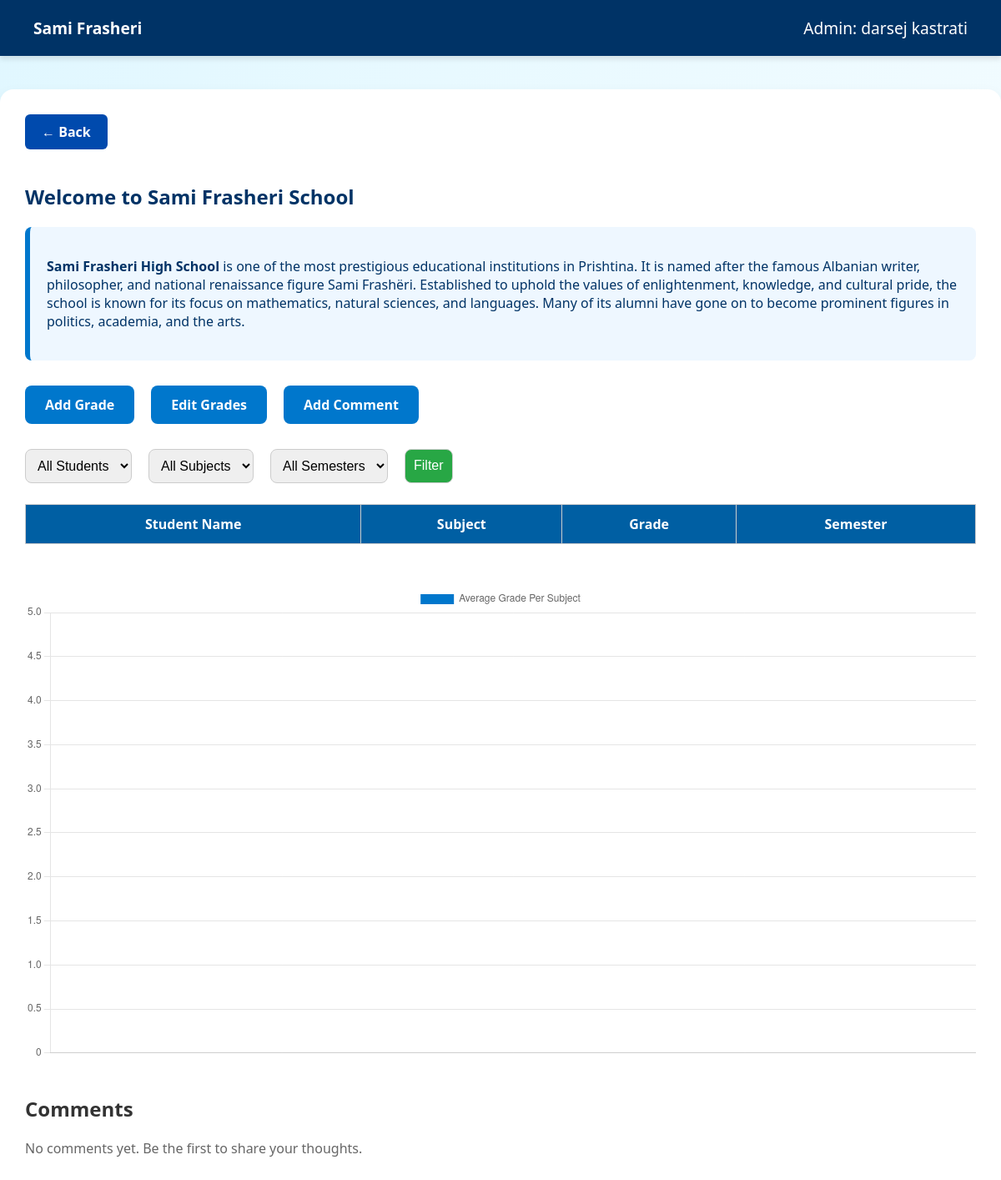
/samifrasheri.php (signed in), run on an earlier commit of the app's database.
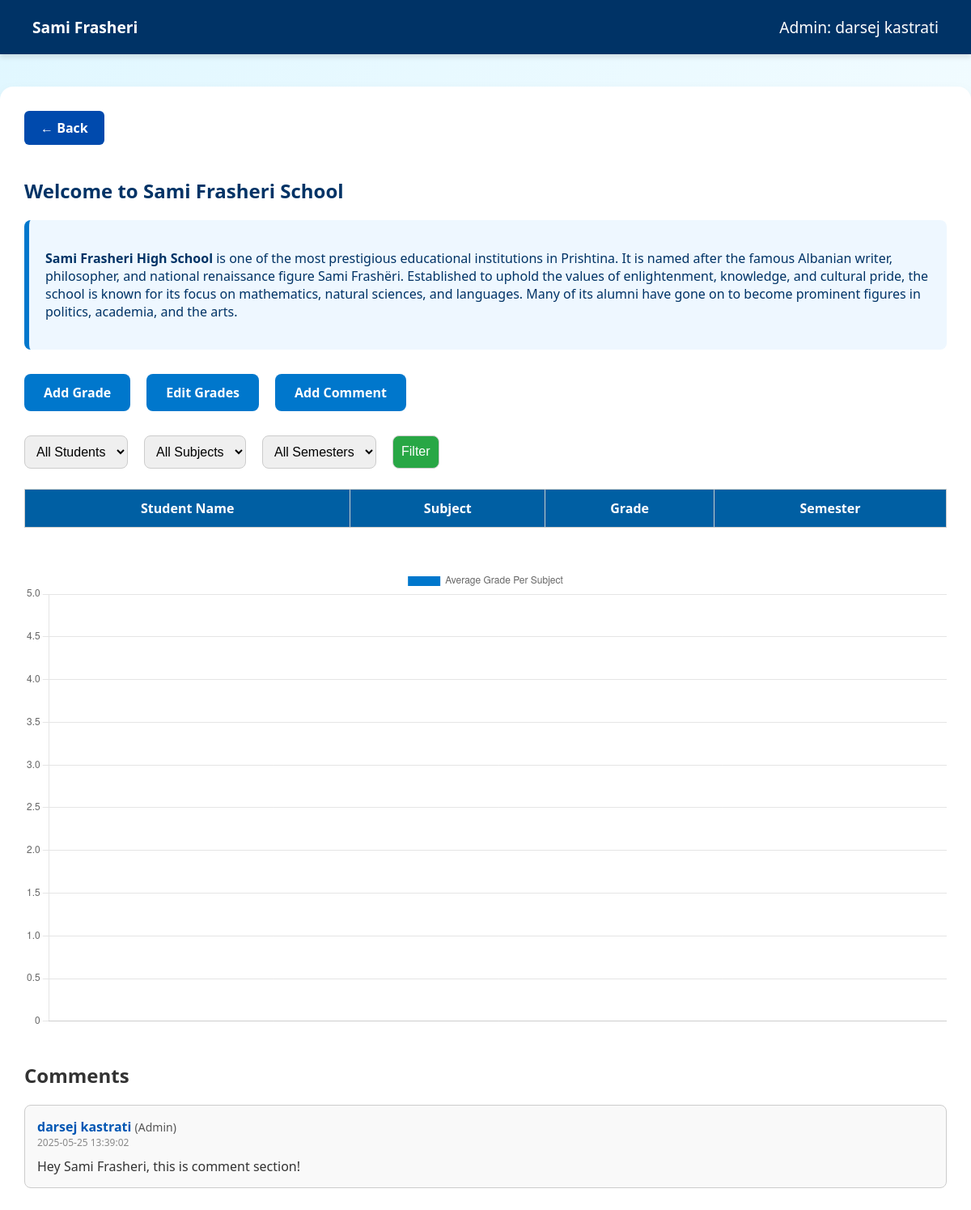
And on a later commit of the database.
### tables this page shows
CREATE TABLE `comments` (
  `id` int(11) NOT NULL,
  `user_id` int(11) DEFAULT NULL,
  `role` varchar(10) DEFAULT NULL,
  `name` varchar(255) DEFAULT NULL,
  `comment` text DEFAULT NULL,
  `school` varchar(50) DEFAULT NULL,
  `created_at` timestamp NOT NULL DEFAULT current_timestamp(),
  `timestamp` timestamp NOT NULL DEFAULT current_timestamp()
);

### samifrasheri.php (the view, shortened to what this page needs)
<?php
require 'config.php';
$userId = $_SESSION['id'];
$stmt = $conn->prepare("SELECT * FROM users WHERE id = ?");
$stmt->execute([$userId]);
$user = $stmt->fetch(PDO::FETCH_ASSOC);
$isStudent = strtolower($user['isstudent']) === 'true';
$isTeacher = strtolower($user['isteacher']) === 'true';
$isAdmin = strtolower($user['isadmin']) === 'true';
$averageData = [];
?>
<!DOCTYPE html>
<html lang="en">
<head>
</head>
<body>
    <div class="navbar">
        <div><strong>Sami Frasheri</strong></div>
        <div>
            <?php
                if ($isStudent) echo "Student: {$user['name']} {$user['surname']}";
                elseif ($isTeacher) echo "Teacher: {$user['name']} {$user['surname']}";
                elseif ($isAdmin) echo "Admin: {$user['name']} {$user['surname']}";
            ?>
        </div>
    </div>
    <div class="container">
        <a href="home.php" class="nav-btn">← Back</a>
        <h2>Welcome to Sami Frasheri School</h2>
        <div class="school-history">
            <p><strong>Sami Frasheri High School</strong> is one of the most prestigious educational institutions in Prishtina. It is named after the famous Albanian writer, philosopher, and national renaissance figure Sami Frashëri. Established to uphold the values of enlightenment, knowledge, and cultural pride, the school is known for its focus on mathematics, natural sciences, and languages. Many of its alumni have gone on to become prominent figures in politics, academia, and the arts.</p>
        </div>
        <div class="button-bar">
            <?php if ($isTeacher || $isAdmin): ?>
                <a href="samifrasheri_addGrade.php">Add Grade</a>
                <a href="samifrasheri_editGrades.php">Edit Grades</a>
                <a href="samifrasheri_addComment.php">Add Comment</a>
            <?php endif; ?>
        </div>
        <form method="GET" class="filters">
            <?php if (!$isStudent): ?>
                <select name="student_id">
                    <option value="">All Students</option>
                </select>
            <?php endif; ?>
            <select name="subject">
                <option value="">All Subjects</option>
            </select>
            <select name="semester">
                <option value="">All Semesters</option>
            </select>
            <input type="submit" value="Filter">
        </form>
        <table>
            <thead>
                <tr>
                    <th>Student Name</th>
                    <th>Subject</th>
                    <th>Grade</th>
                    <th>Semester</th>
                </tr>
            </thead>
        </table>
        <canvas id="gradeChart" width="800" height="400"></canvas>
        <script>
            const ctx = document.getElementById('gradeChart').getContext('2d');
            const chartData = {
                labels: <?= json_encode(array_keys($averageData)) ?>,
                datasets: [{
                    label: '<?= $isStudent ? "Your Average Grade" : "Average Grade Per Subject" ?>',
                    data: <?= json_encode(array_values($averageData)) ?>,
                    backgroundColor: '#0077cc',
                    borderRadius: 10
                }]
            };
            new Chart(ctx, {
                type: 'bar',
                data: chartData,
                options: {
                    scales: {
                        y: {
                            beginAtZero: true,
                            max: 5
                        }
                    }
                }
            });
        </script>
        <div class="comment-section" style="margin-top: 40px;">
  <h2 style="font-size: 24px; color: #333;">Comments</h2>
  <?php
  $stmt = $conn->prepare("SELECT * FROM comments WHERE school = 'samifrasheri' ORDER BY created_at DESC");
  $stmt->execute();
  $comments = $stmt->fetchAll(PDO::FETCH_ASSOC);
  if ($comments && count($comments) > 0):
      foreach ($comments as $comment):
  ?>
      <div class="comment-card" style="border: 1px solid #ccc; padding: 15px; margin-bottom: 20px; border-radius: 8px; background-color: #f9f9f9;">
        <div class="comment-header" style="margin-bottom: 10px;">
          <strong style="color: #0056b3;"><?php echo htmlspecialchars($comment['name']); ?></strong>
          <span style="font-size: 14px; color: #555;">(<?php echo htmlspecialchars(ucfirst($comment['role'])); ?>)</span>
          <div style="font-size: 12px; color: #888;"><?php echo htmlspecialchars($comment['created_at']); ?></div>
        </div>
        <div class="comment-body" style="font-size: 16px; color: #333;">
          <?php echo nl2br(htmlspecialchars($comment['comment'])); ?>
        </div>
      </div>
  <?php
      endforeach;
  else:
      echo "<p style='color: #666;'>No comments yet. Be the first to share your thoughts.</p>";
  endif;
  ?>
</div>
    </div>
</body>
</html>

What changed in the data, as far as the page shows it:
added comments: name "darsej kastrati", role "Admin", created_at "2025-05-25 13:39:02", comment "Hey Sami Frasheri, this is comment section!"
Also different on the page:
text no longer shown: "No comments yet. Be the first to share your thoughts."
